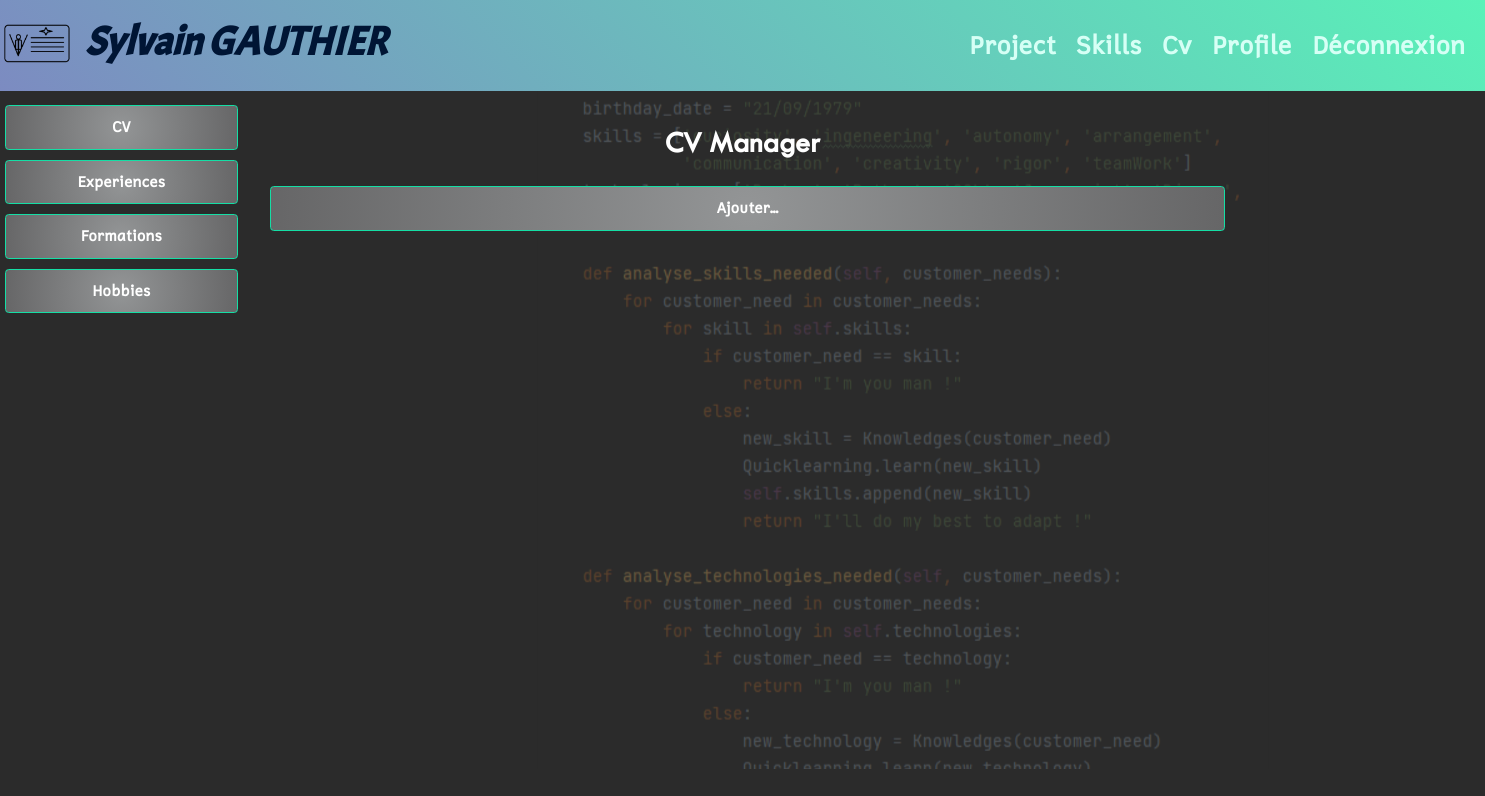
The page /cv/ (signed in) on the database as committed earlier.
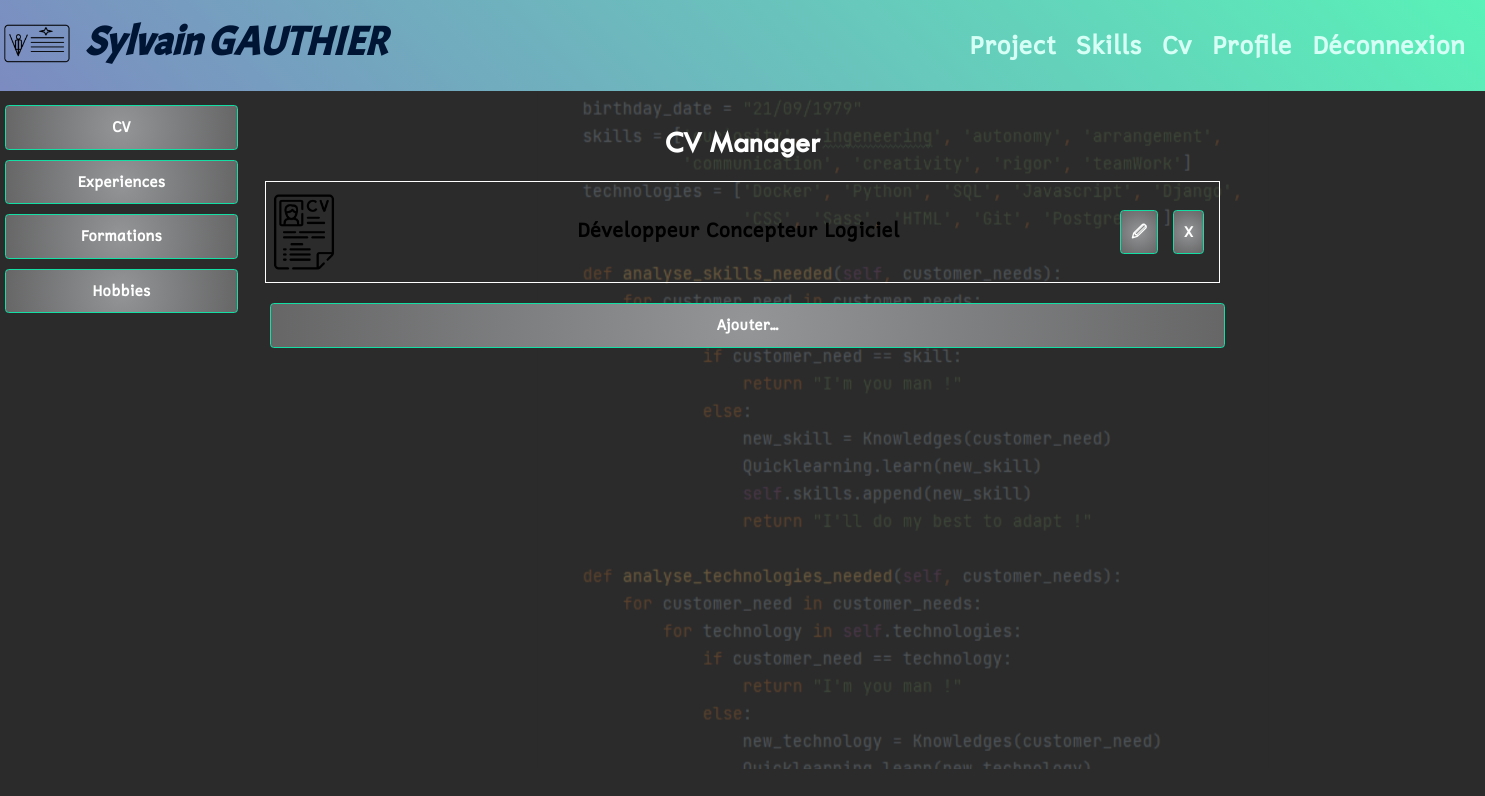
The same page on the database as committed later.
### cv/models/cv.py (models this page shows, shortened)
class Cv(models.Model):
    title = models.CharField(
        verbose_name='title',
        max_length=50,
        blank=False,
        null=False
    )
    profil = models.TextField(
        verbose_name='profil',
        max_length=600,
        blank=False,
        null=False,
        default='entrez une description de votre profil'
    )
    user = models.ForeignKey(settings.AUTH_USER_MODEL,
                             null=True,
                             on_delete=models.CASCADE)
    experiences = models.ManyToManyField(Experience, blank=True)
    softskills = models.ManyToManyField(SoftSkill, blank=True)
    languages = models.ManyToManyField(Language, blank=True)
    hobbies = models.ManyToManyField(Hobbies, blank=True)
    formations = models.ManyToManyField(Formation, blank=True)
    technologies = models.ManyToManyField(Technology, blank=True)
    can_be_display = models.BooleanField(
        verbose_name="can be display",
        default=False
    )

### cv/views/cv_views.py (the view)
# urls.py: path('', cv_views.index, name='cv_home'),
@login_required
def index(request):
    cvs = Cv.objects.filter(
        Q(user=request.user)
    )
    return render(request,
                  'cv/cvs_index.html',
                  context={'cvs': cvs}
                  )

### cv/templates/cv/cvs_index.html
{% extends 'index.html' %}
{% block sidebar %}
    {% include 'cv/partials/cv_menu_snippet.html' %}
{% endblock sidebar %}
{% block content %}
<div class="text-center">
    <h2>CV Manager</h2>
</div>
<main class="cv-grid">
        <div class="cv-list">
            {% for cv in cvs %}
            <section class="cv-prev" onclick="location.href='{% url 'cv:display_cv' cv.id %}'">
                {% include 'cv/partials/cv_minus_snippet.html' with cv=cv %}
            </section>
            {% endfor %}
        </div>
        <div class="text-end">
            <a class="btn btn--full-width btn-secondary mt-2 mb-2 me-4" href="{% url 'cv:create_cv' %}">
                Ajouter...
            </a>
        </div>
</main>
{% endblock content %}

### cv/templates/cv/partials/cv_minus_snippet.html
{% load static %}
    <div class="cv-prev__image">
        <img src="{% static 'img/cv_from_Freepik.png' %}" alt="project title goes here">
    </div>
    <div class="cv-prev__heading">
        <h3>
            {{ cv.title }}
        </h3>
    </div>
    <div class="cv-prev__button">
        <a class="btn btn-secondary mt-2 mb-2 me-4" href="{% url 'cv:edit_cv' cv.id %}">
            🖉
        </a>
        <a class="btn btn-secondary mt-2 mb-2 me-4" href="{% url 'cv:delete_cv' cv.id %}">
            X
        </a>
    </div>

Rows that differ between the two databases and show on the page:
added Cv: title "Développeur Concepteur Logiciel"
